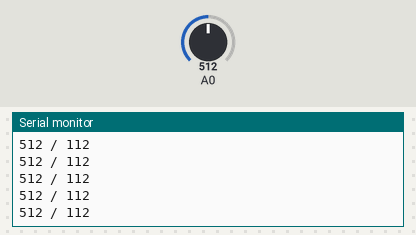
Bench run of a sketch on a simulated Arduino Uno, built with avr-gcc and run on an emulated ATmega328P. Shown: the last lines printed to the serial monitor. The inputs (shaded band) are chosen by the test bench; at power-on: A0 = 512.

Above: at 1.2 s.
1.3 s: A0 set to 716
At 2.4 s:
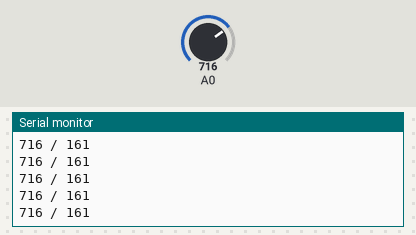
2.8 s: A0 set to 900
At 3.4 s:
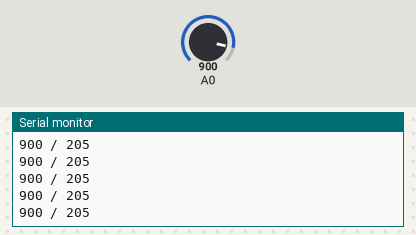
Timing chart, 0 to 5.8 s (numbered marks = the images above; inputs shaded):
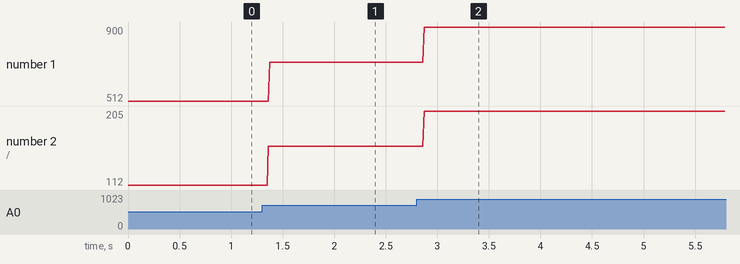

The sketch:

sketch_may18a.ino.ino
```cpp
#include <Servo.h>

Servo myservo;  // création d'un objet myservo issu de la librairie Servo

int pos;

void setup()
{
  Serial.begin(9600);
}

void loop()
{
    Serial.print(analogRead(A0));
    Serial.print(" / ");
    Serial.println(map(analogRead(A0), 37, 790, 0, 179));
}
```

Measured:
- after the input at 1.3 s, the serial monitor: prints a new line after 0.06 s (image 1)
- after the input at 2.8 s, the serial monitor: prints a new line after 0.07 s (image 2)
- plotted number 1: 512 → 716 after the input at 1.3 s, 716 → 900 after the input at 2.8 s
- plotted number 2: 112 → 161 after the input at 1.3 s, 161 → 205 after the input at 2.8 s
